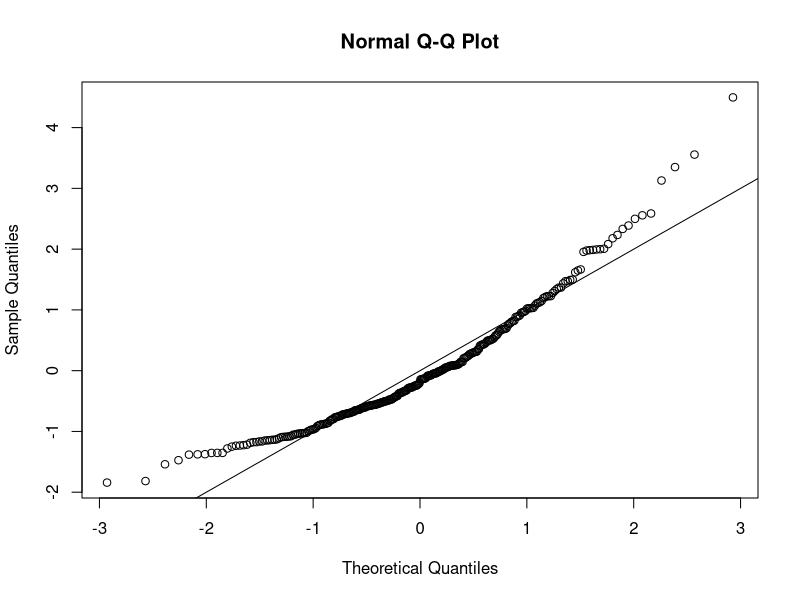
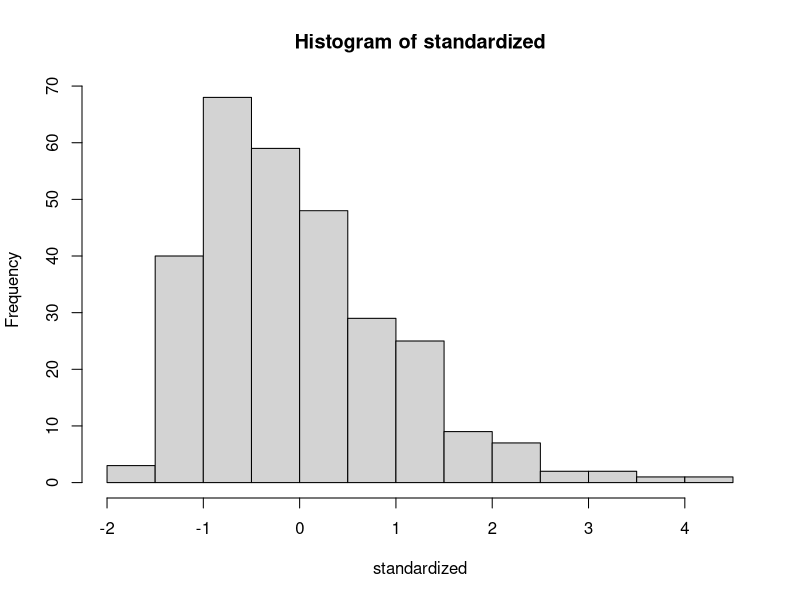
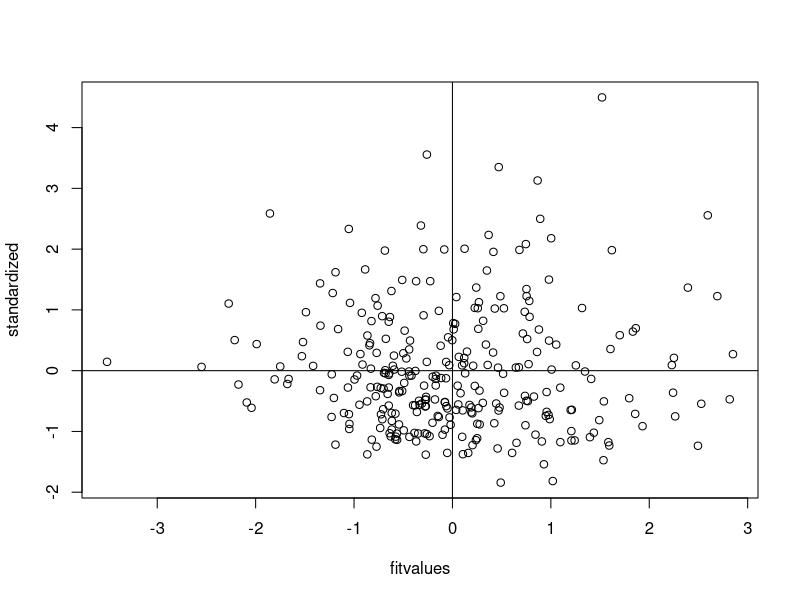

Recreate these plots in R, in order. (Note: this script raises an error after producing the figures.)
setwd("E:/GA/Scales")
master = read.csv("Meaning_Scales_MeaningInLife_Jim_RR_RN_Paper.csv")
summary(master)

##Reverse Coding
library(car)
master$Q110_1 = recode(master$Q110_1, "1='6'; 2='5'; 3='4'; 4='3'; 5='2'; 6='1'")

####DATA SCREENING####
##accuracy##
summary(master)

##fix the miscored  is this needed? 
master[ , 18:22] = master[ , 18:22] - 1

##Missing Data##
library(mice)
percentmiss = function(x){ sum(is.na(x))/length(x) *100 }

##Going by rows ONLY
notypos = master
missing = apply(notypos[ , 3:22], 1, percentmiss) 
table(missing)

##replace only the data that you should
replacepeople = notypos[ missing <= 5 , ]  
dontpeople = notypos[ missing > 5 , ]

##figure out the columns to exclude (survey data)
apply(replacepeople, 2, percentmiss)
replacecolumn = replacepeople[ , -c(1,2,23)]
dontcolumn = replacepeople[ , c(1,2,23)]

##let's mice it!
tempnomiss = mice(replacecolumn)
nomiss = complete(tempnomiss, 1)
summary(nomiss)

##put everything back together
filledin_none = cbind(dontcolumn, nomiss)
summary(filledin_none)

##Outliers##
mahal = mahalanobis(filledin_none[ , -c(1:3)], 
                    colMeans(filledin_none[ , -c(1:3)], na.rm = TRUE),
                    cov(filledin_none[ , -c(1:3)], use="pairwise.complete.obs"))
mahal
summary(mahal)
cutoff = qchisq(.999,ncol(filledin_none[ , -c(1:3)])) 
summary(mahal < cutoff)
noout = filledin_none[ mahal < cutoff, ]

##additivity: correlations
correlations = cor(noout[,-c(1:3)], use="pairwise.complete.obs")
symnum(correlations)

##make the random stuff
random = rchisq(nrow(noout), 7)
##be sure here not to include the ID columns!
fake = lm(random~., data=noout[ , -c(1:3)])

##get the linearity plot
##create the standardized residuals
standardized = rstudent(fake)
qqnorm(standardized)
abline(0,1)

##multivariate normality
hist(standardized, breaks=15)

##homogeneity and homoscedaticity
fitvalues = scale(fake$fitted.values)
plot(fitvalues, standardized) 
abline(0,0)
abline(v = 0)

##Harmony
har = colSums(noout[,c("Q110_3", "Q110_2", "Q110_6", "Q110_1")])
har

hartot = sum(har)
hartot

#Life perspective 
lp = colSums(noout[,c("Q109_1", "Q109_3", "Q109_6", "Q109_7", "Q109_9", "Q109_11", "Q109_13")])
lp

lptot = sum(lp)
lptot

##Confusion
con = rowSums(noout[,c("Q109_2", "Q109_5", "Q109_4", "Q109_8", "Q109_10", "Q109_12", "Q109_14")])
con

#Spirit
sp = rowSums(noout[,c("Q110_4", "Q110_5")])
sp

##Factoring source##
#Zero = notrandom, One = random, Two = paper
nooutnop = subset(noout, Source < 2)
nomissnop = subset(filledin_none, Source < 2)

notrandom = subset(nomissnop, Source == 0)
random = subset(nomissnop, Source == 1)

####overall cfa everyone together##
overallmodel = '
harmony =~ Q110_3 + Q110_2 + Q110_6 + Q110_1
lifeperspective =~ Q109_1 + Q109_3 + Q109_6 + Q109_7 + Q109_9 + Q109_11 + Q109_13
confusion =~ Q109_2 + Q109_5 + Q109_4 + Q109_8 + Q109_10 + Q109_12 + Q109_14
spirit =~ Q110_4 + Q110_5
'

overall.fit = cfa(overallmodel, 
                  data=nomissnop, 
                  meanstructure = TRUE)

summary(overall.fit, 
        standardized=TRUE, 
        rsquare=TRUE, 
        fit.measure = TRUE)

####separate group models####
##notrandom
overall.fit.nr = cfa(overallmodel, 
                     data=notrandom, 
                     meanstructure = TRUE)

summary(overall.fit.nr, 
        standardized=TRUE, 
        rsquare=TRUE, 
        fit.measure = TRUE)

##random
overall.fit.r = cfa(overallmodel, 
                    data=random, 
                    meanstructure = TRUE)

summary(overall.fit.r, 
        standardized=TRUE, 
        rsquare=TRUE, 
        fit.measure = TRUE)


####multi group testing####
###measurement invariance
options(scipen = 999)

multisteps = measurementInvariance(overallmodel, 
                                   data = nomissnop, 
                                   group = "Source",
                                   strict = T)

fitmeasures(multisteps$fit.configural)
fitmeasures(multisteps$fit.loadings)
fitmeasures(multisteps$fit.intercepts)
fitmeasures(multisteps$fit.residuals)



## I have no clue what is going on here so I did not want to delete it.
###reliability 
harmony = c("Q110_3", "Q110_2", "Q110_6", "Q110_1")
life = c("Q109_1", "Q109_3", "Q109_6", "Q109_7", "Q109_9", "Q109_11", "Q109_13")
confusion = c("Q109_2", "Q109_5", "Q109_4", "Q109_8", "Q109_10", "Q109_12", "Q109_14")
spirit = c("Q110_4", "Q110_5")

library(psych)
alpha(noout[, harmony])
alpha(noout[ , life])
alpha(noout[ , confusion])
alpha(noout[ , spirit])

##totals
harmony2 = c("Q111_3", "Q111_2", "Q111_6", "Q111_1")
spirit2 = c("Q111_4", "Q111_5")
library(car)

noout$Q111_1 = recode(noout$Q110_1, "0 = 1.00; 1 = 2.25; 2 = 3.5; 3 = 4.75; 4 = 6.00")
noout$Q111_2 = recode(noout$Q110_2, "0 = 1.00; 1 = 2.25; 2 = 3.5; 3 = 4.75; 4 = 6.00")
noout$Q111_3 = recode(noout$Q110_3, "0 = 1.00; 1 = 2.25; 2 = 3.5; 3 = 4.75; 4 = 6.00")
noout$Q111_4 = recode(noout$Q110_4, "0 = 1.00; 1 = 2.25; 2 = 3.5; 3 = 4.75; 4 = 6.00")
noout$Q111_5 = recode(noout$Q110_5, "0 = 1.00; 1 = 2.25; 2 = 3.5; 3 = 4.75; 4 = 6.00")
noout$Q111_6 = recode(noout$Q110_6, "0 = 1.00; 1 = 2.25; 2 = 3.5; 3 = 4.75; 4 = 6.00")

noout$haravg = apply(noout[ , harmony2], 1, mean)
noout$lifeavg = apply(noout[ , life], 1, mean)
noout$conavg = apply(noout[ , confusion], 1, mean)
noout$spiritavg = apply(noout[ , spirit2], 1, mean)
